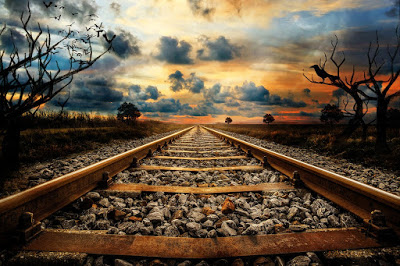
#> input picture OpenCV/Assignment 3/3.1/img.jpg, 400 x 266 px
$ python application.py
#> lines starting #> are read from the running program, lines starting #| are printed output that depends on the picture
import cv2
import numpy as np
from matplotlib import pyplot as plt

img = cv2.imread('img.jpg',0)
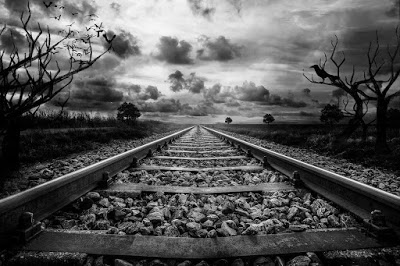
#> img: shape (266, 400); min 0, max 249, mean 86.2
edges = cv2.Canny(img,100,200)
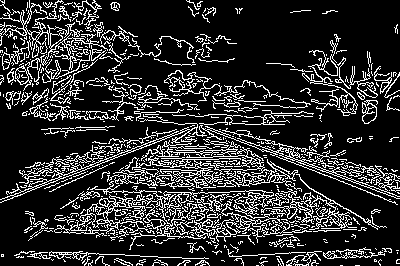
#> edges: shape (266, 400); 18.5% white in thin lines or dots
edges = cv2.bitwise_not(edges)
#> edges: shape (266, 400); 81.5% white; black in thin lines or dots
plt.imshow(edges,cmap = 'gray')
plt.xticks([]),plt.yticks([])
plt.show()

cv2.imwrite("edges.png",edges)
